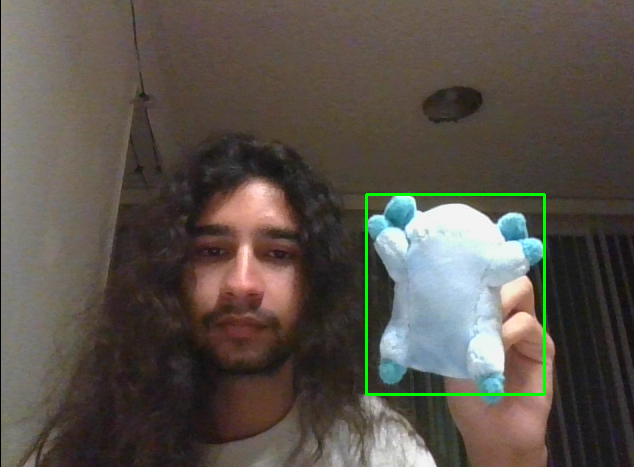
#> input picture tracking image 1.png, 634 x 467 px, given in place of the camera
$ python camera_part_one.py
#> lines starting #> are read from the running program, lines starting #| are printed output that depends on the picture; after the words box and inside, x2 and y2 are one past the last pixel; in counts of white or black regions, pixels touching at a corner belong together
"""used both contour application and converting to different color schemes application"""

import numpy as np
import cv2

cap = cv2.VideoCapture(1)

while(True):
    # Capture frame-by-frame
    ret, frame = cap.read()
#> frame is the input picture: shape (467, 634, 3); mean B, G, R 74.7, 82.2, 89.3

    # Convert BGR to HSV
    hsv = cv2.cvtColor(frame, cv2.COLOR_BGR2HSV)
#> hsv: shape (467, 634, 3); mean H, S, V 37.5, 62.1, 94.6

     # define range of blue color in HSV
    lower_level = np.array([90,20,170])
    upper_level = np.array([110,255,255])

    # Threshold the HSV image to get only pink colors
    mask = cv2.inRange(hsv, lower_level, upper_level)
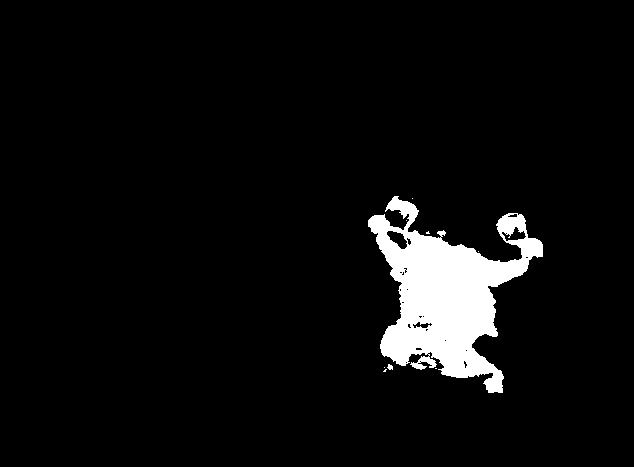
#> mask: shape (467, 634); 5.2% white; 9 white regions (7 under 20 px)

    contours0, hierarchy = cv2.findContours(mask, cv2.RETR_TREE, cv2.CHAIN_APPROX_SIMPLE)
#> contours0 = 33 contours, 27 with area under 20; largest, box (x1, y1, x2, y2) and area: (368, 196, 543, 393) 15434, (386, 230, 408, 250) 230, (501, 226, 527, 242) 189, (412, 321, 433, 329) 81, (507, 213, 518, 218) 29, (406, 237, 412, 246) 24
    if contours0:
        c = max(contours0, key=cv2.contourArea)
#> c = contour of 629 points, box (x1, y1, x2, y2) (368, 196, 543, 393), area 15434
        if cv2.contourArea(c) > 1000:
            x,y,w,h = cv2.boundingRect(c)
#> x = 368; y = 196; w = 175; h = 197
            cv2.rectangle(frame,(x,y),(x+w,y+h),(0,255,0),2)
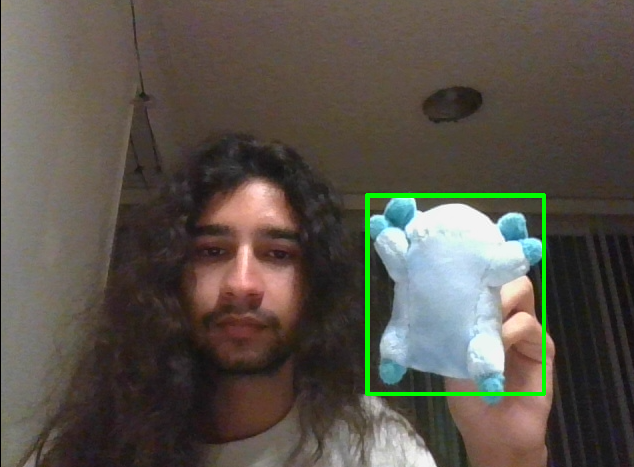
#> frame: shape (467, 634, 3); 0.37% of pixels changed, all inside (x1, y1, x2, y2) = (368, 196, 543, 393)
    cv2.imshow('frame',frame)
    cv2.imshow('mask',mask)
    if cv2.waitKey(1) & 0xFF == ord('q'):
#> (key q is pressed here)
        break

# When everything done, release the capture
cap.release()
cv2.destroyAllWindows()

$ run again, on tracking image 3.png
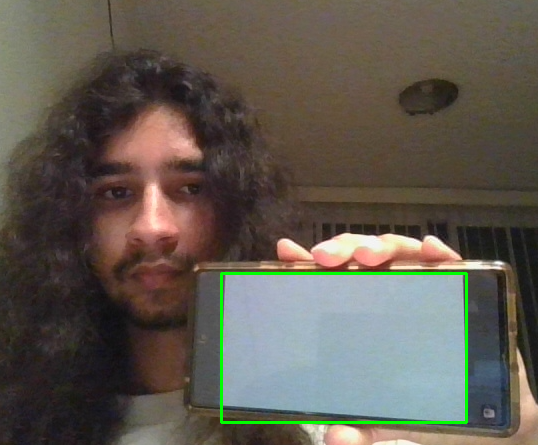
#> input picture tracking image 3.png, 538 x 445 px, given in place of the camera
#> frame is the input picture: shape (445, 538, 3); mean B, G, R 80.7, 90.1, 96.4
#> hsv: shape (445, 538, 3); mean H, S, V 47.6, 69.2, 104.1
#> `mask = cv2.inRange(hsv, lower_level, upper_level)`:
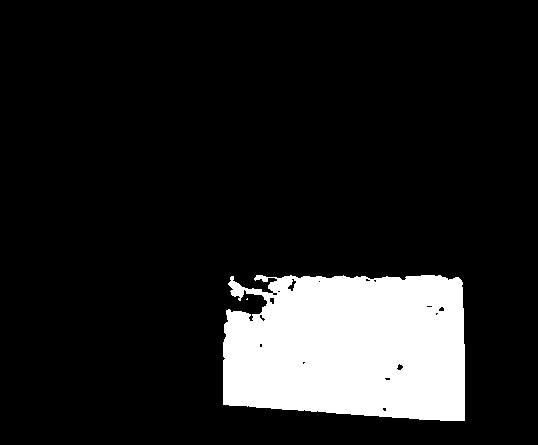
#> mask: shape (445, 538); 13.2% white; 2 white regions (1 under 20 px)
#> contours0 = 18 contours, 12 with area under 20; largest, box (x1, y1, x2, y2) and area: (223, 275, 465, 421) 31303, (287, 278, 297, 292) 54, (396, 363, 404, 371) 30, (269, 297, 275, 305) 28, (438, 306, 445, 312) 22, (259, 314, 266, 322) 20
#> c = contour of 294 points, box (x1, y1, x2, y2) (223, 275, 465, 421), area 31303
#> x = 223; y = 275; w = 242; h = 146
#> `cv2.rectangle(frame,(x,y),(x+w,y+h),(0,255,0),2)`:
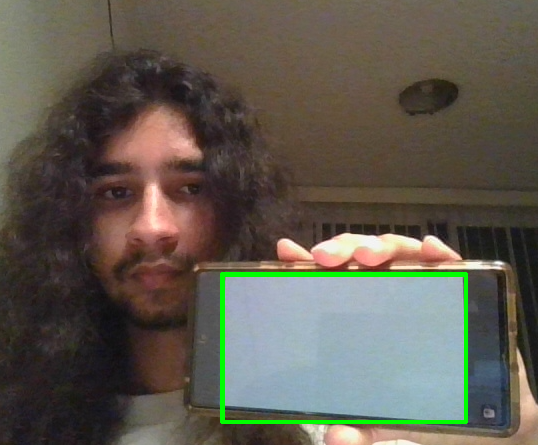
#> frame: shape (445, 538, 3); 0.48% of pixels changed, all inside (x1, y1, x2, y2) = (223, 275, 465, 421)
